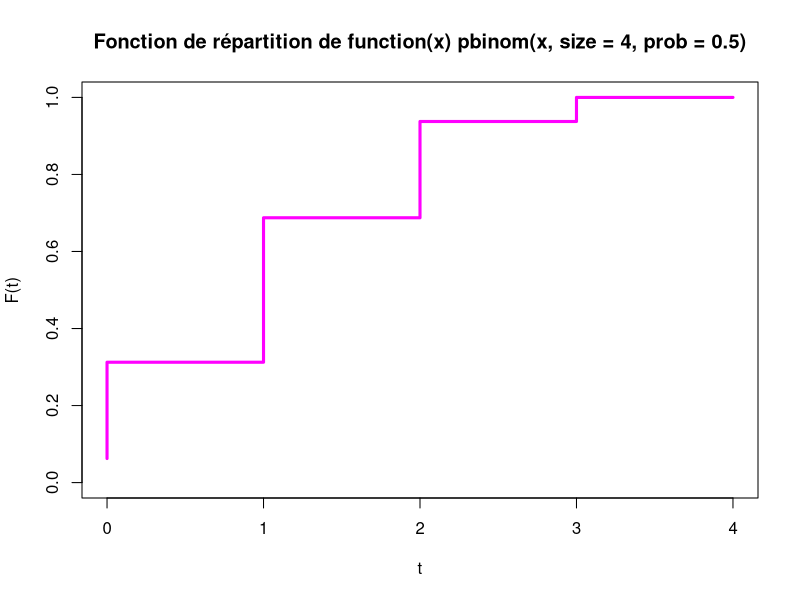
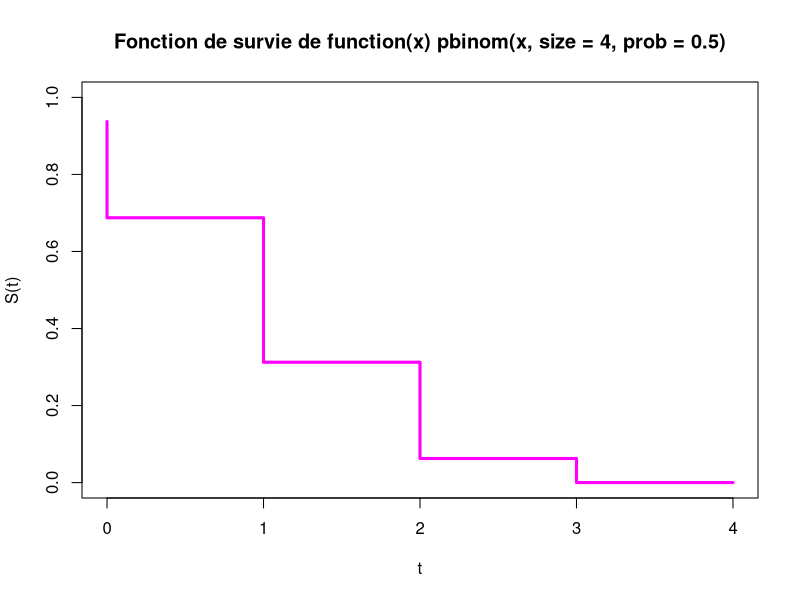
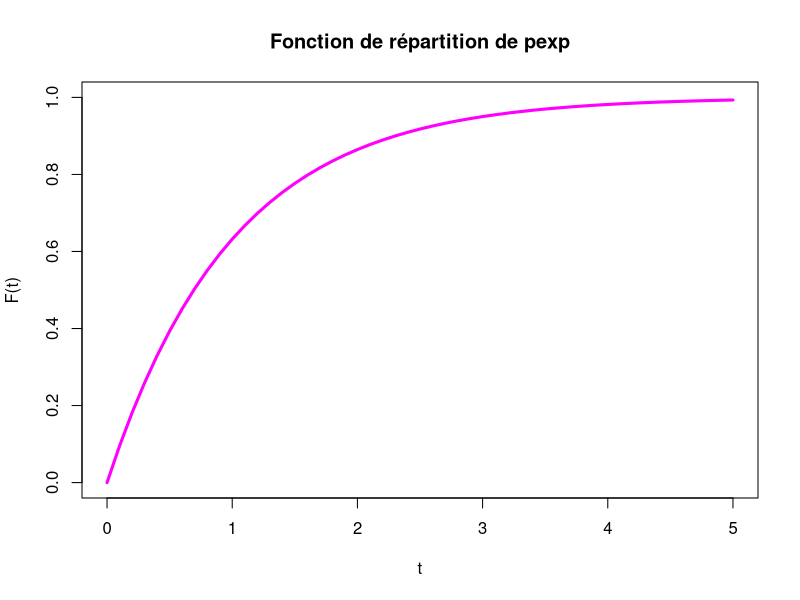
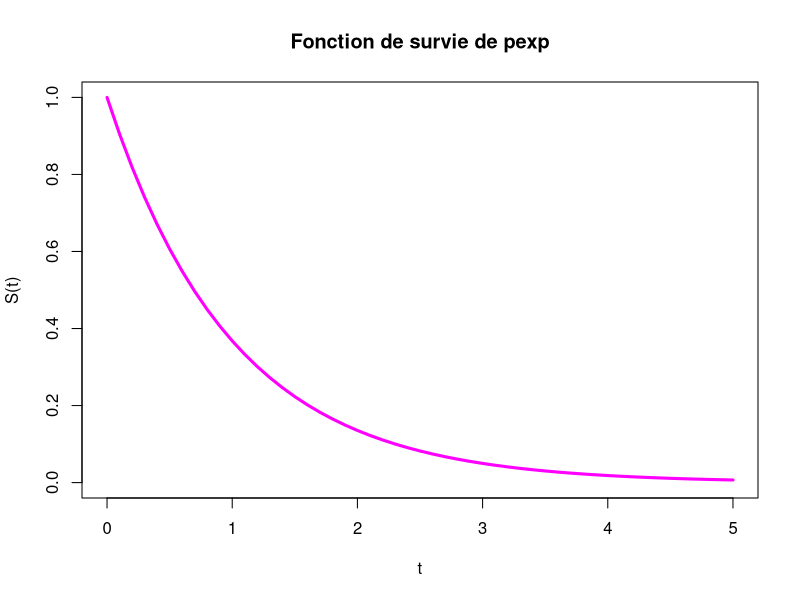
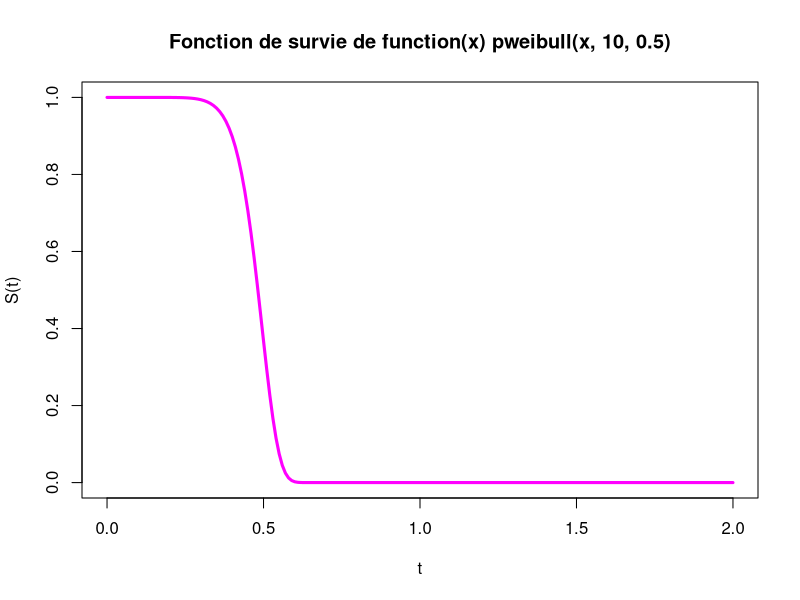

These figures' R source, in order:
fonction_cumul <- function(loi, t) {
  return(loi(t))
}

plot_fonction_cumul <- function(loi, intervalle,type="l") {
  F <- fonction_cumul(loi, intervalle)
  
  plot(intervalle, F, type = type, col = "magenta", lwd = 3,
       main = paste("Fonction de répartition de", deparse(substitute(loi))),
       xlab = "t", ylab = "F(t)", ylim=c(0,1))
}

fonction_survie <- function(loi, t){
  return (1 - fonction_cumul(loi,t))
}

plot_fonction_survie <- function(loi, intervalle, type="l") {
  S <- fonction_survie(loi, intervalle)
  
  plot(intervalle, S, type = type, col = "magenta", lwd = 3,
       main = paste("Fonction de survie de", deparse(substitute(loi))),
       xlab = "t", ylab = "S(t)", ylim=c(0,1))
}


# Fonction cumul d'une binomial(4,0.5)
t <- seq(0, 4, 1)
plot_fonction_cumul(function(x) pbinom(x, size = 4, prob = 0.5), t,type="S")
plot_fonction_survie(function(x) pbinom(x, size = 4, prob = 0.5), t,type="S")

# Loi exponentielle de paramètre 1
t <- seq(0, 5, 0.1)
plot_fonction_cumul(pexp, t)
plot_fonction_survie(pexp, t)

# Loi Weibull shape = alpha, scale = lambda
t <- seq(0,2,0.01)
plot_fonction_survie(function(x) pweibull(x,10,0.5),t)
